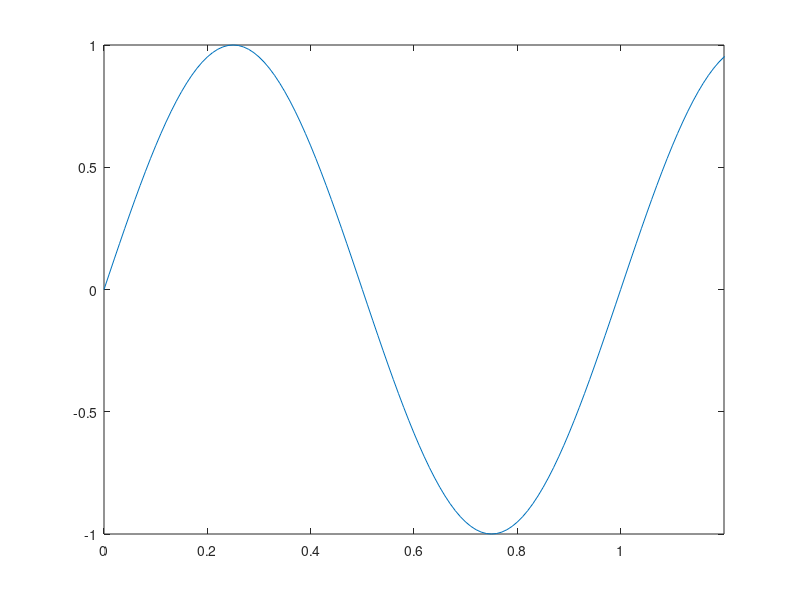

This chart was generated by the following MATLAB code:
t = 0:0.01:10000;
y = sin(2*pi*1*t);

global index_s;
global index_e;
global dpw; % data points per window
global yData xData;
global windowData;

dpw = 120;
index_s = 1;
index_e = index_s + dpw;

yData = y; 
xData = t;
windowData = yData(index_s:index_e);

fig1 = figure(1);
set(fig1, 'KeyPressFcn', 'key_callback');

plot(t,y);
fig1_axis = get(fig1, 'CurrentAxes');
set(fig1_axis,'xlim',[xData(index_s), xData(index_e)]);


 
